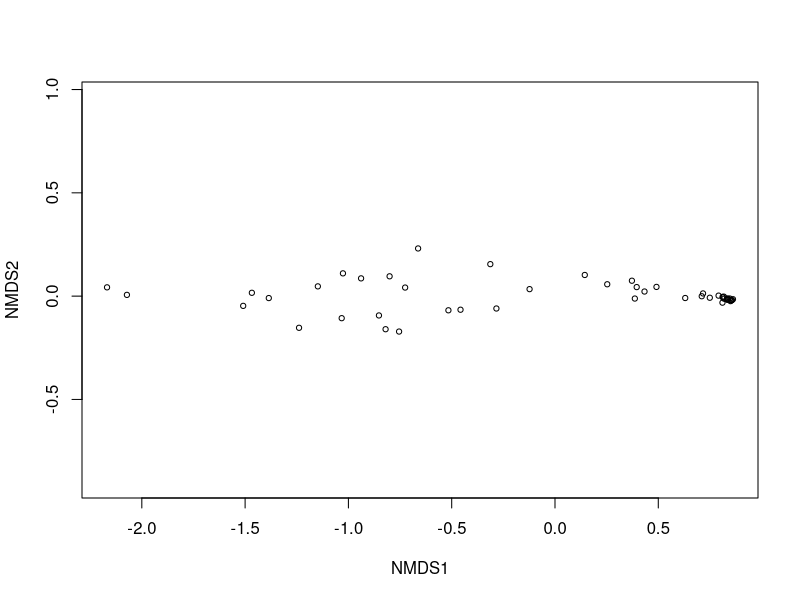
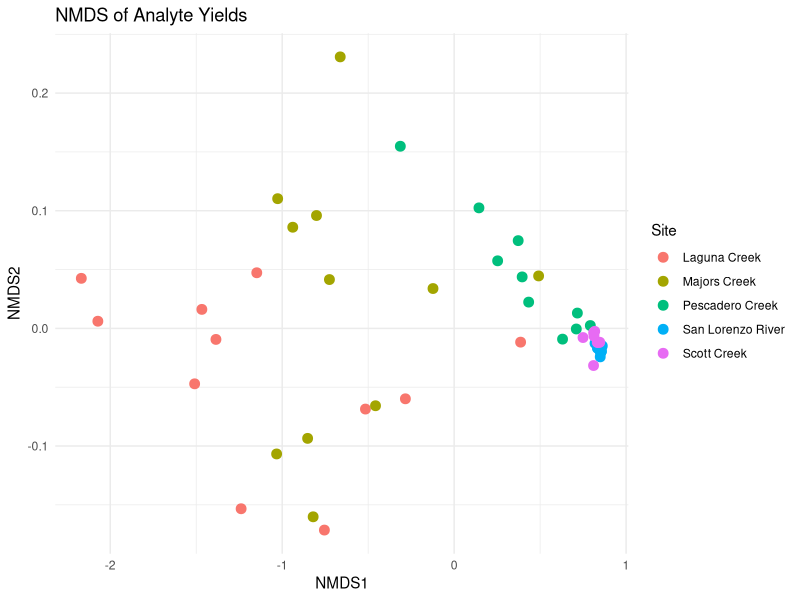

The R script that drew these images, in order: (Note: this script raises an error after producing the figures.)
## ---- chunk 1
library("vegan")
## ---- chunk 2
setwd("C:/Users/barto/OneDrive/Documents/GitHub/CoastalFires")
FigureData <- readr::read_csv("CoastalFires_FigureData.csv")
## ---- chunk 3
analyte_data <- FigureData[, c("yield_levo", "yield_DOC", "yield_DBC")]
View(analyte_data)
## ---- chunk 4
# Standardize each variable and shift values to be positive
analyte_data <- scale(analyte_data) # Standardize to z-scores
analyte_data <- analyte_data - min(analyte_data) # Shift to make all values positive
View(analyte_data)
## ---- chunk 5
#compute Bray-Curtis distance matrix
dist_matrix <- vegdist(analyte_data, method = "bray")
## ---- chunk 6
nmds_result <- metaMDS(dist_matrix, k = 2, trymax = 100)
print(nmds_result)
## ---- chunk 7
plot(nmds_result)
## ---- chunk 8
library(ggplot2)

# Extract NMDS scores for plotting
nmds_scores <- as.data.frame(scores(nmds_result, display = "sites"))
nmds_scores$Site <- FigureData$watershed  # Add Site info for coloring

ggplot(nmds_scores, aes(x = NMDS1, y = NMDS2, color = Site)) +
  geom_point(size = 3) +
  labs(title = "NMDS of Analyte Yields",
       x = "NMDS1",
       y = "NMDS2") +
  theme_minimal()
## ---- chunk 9
# Environmental variables (adjust to your actual variable names)
env_variables <- FigureData[, c("", "watershed_area", "discharge")]

envfit_result <- envfit(nmds_result, env_variables, permutations = 999)
plot(nmds_result)
plot(envfit_result, col = "blue")  # Adds vectors to plot
